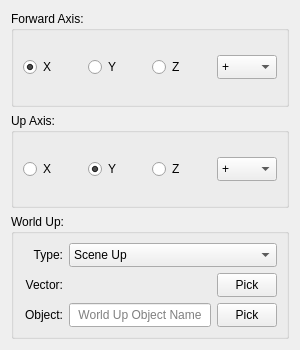
<?xml version="1.0" encoding="UTF-8"?>
<ui version="4.0">
 <class>QAimTab</class>
 <widget class="QWidget" name="QAimTab">
  <property name="geometry">
   <rect>
    <x>0</x>
    <y>0</y>
    <width>300</width>
    <height>350</height>
   </rect>
  </property>
  <property name="windowTitle">
   <string>Form</string>
  </property>
  <property name="whatsThis">
   <string>Select the node to aim then the node to target node.</string>
  </property>
  <layout class="QVBoxLayout" name="verticalLayout">
   <item>
    <widget class="QGroupBox" name="forwardAxisGroupBox">
     <property name="sizePolicy">
      <sizepolicy hsizetype="Expanding" vsizetype="Expanding">
       <horstretch>0</horstretch>
       <verstretch>0</verstretch>
      </sizepolicy>
     </property>
     <property name="title">
      <string>Forward Axis:</string>
     </property>
     <layout class="QHBoxLayout" name="forwardAxisLayout">
      <item>
       <widget class="QRadioButton" name="forwardXRadioButton">
        <property name="text">
         <string>X</string>
        </property>
        <property name="checked">
         <bool>true</bool>
        </property>
       </widget>
      </item>
      <item>
       <widget class="QRadioButton" name="forwardYRadioButton">
        <property name="text">
         <string>Y</string>
        </property>
       </widget>
      </item>
      <item>
       <widget class="QRadioButton" name="forwardZRadioButton">
        <property name="text">
         <string>Z</string>
        </property>
       </widget>
      </item>
      <item>
       <widget class="QComboBox" name="forwardAxisSignComboBox">
        <property name="sizePolicy">
         <sizepolicy hsizetype="Fixed" vsizetype="Fixed">
          <horstretch>0</horstretch>
          <verstretch>0</verstretch>
         </sizepolicy>
        </property>
        <property name="minimumSize">
         <size>
          <width>60</width>
          <height>24</height>
         </size>
        </property>
        <property name="maximumSize">
         <size>
          <width>60</width>
          <height>24</height>
         </size>
        </property>
        <property name="toolTip">
         <string>Flips the direction of the selected axis vector</string>
        </property>
        <property name="maxCount">
         <number>2</number>
        </property>
        <item>
         <property name="text">
          <string>+</string>
         </property>
        </item>
        <item>
         <property name="text">
          <string>-</string>
         </property>
        </item>
       </widget>
      </item>
     </layout>
    </widget>
   </item>
   <item>
    <widget class="QGroupBox" name="upAxisGroupBox">
     <property name="sizePolicy">
      <sizepolicy hsizetype="Expanding" vsizetype="Expanding">
       <horstretch>0</horstretch>
       <verstretch>0</verstretch>
      </sizepolicy>
     </property>
     <property name="title">
      <string>Up Axis:</string>
     </property>
     <layout class="QHBoxLayout" name="upAxisLayout">
      <item>
       <widget class="QRadioButton" name="upXRadioButton">
        <property name="text">
         <string>X</string>
        </property>
       </widget>
      </item>
      <item>
       <widget class="QRadioButton" name="upYRadioButton">
        <property name="text">
         <string>Y</string>
        </property>
        <property name="checked">
         <bool>true</bool>
        </property>
       </widget>
      </item>
      <item>
       <widget class="QRadioButton" name="upZRadioButton">
        <property name="text">
         <string>Z</string>
        </property>
       </widget>
      </item>
      <item>
       <widget class="QComboBox" name="upAxisSignComboBox">
        <property name="sizePolicy">
         <sizepolicy hsizetype="Fixed" vsizetype="Fixed">
          <horstretch>0</horstretch>
          <verstretch>0</verstretch>
         </sizepolicy>
        </property>
        <property name="minimumSize">
         <size>
          <width>60</width>
          <height>24</height>
         </size>
        </property>
        <property name="maximumSize">
         <size>
          <width>60</width>
          <height>24</height>
         </size>
        </property>
        <property name="toolTip">
         <string>Flips the direction of the selected axis vector</string>
        </property>
        <property name="maxCount">
         <number>2</number>
        </property>
        <item>
         <property name="text">
          <string>+</string>
         </property>
        </item>
        <item>
         <property name="text">
          <string>-</string>
         </property>
        </item>
       </widget>
      </item>
     </layout>
    </widget>
   </item>
   <item>
    <widget class="QGroupBox" name="worldUpGroupBox">
     <property name="sizePolicy">
      <sizepolicy hsizetype="Expanding" vsizetype="Expanding">
       <horstretch>0</horstretch>
       <verstretch>0</verstretch>
      </sizepolicy>
     </property>
     <property name="title">
      <string>World Up:</string>
     </property>
     <layout class="QVBoxLayout" name="worldUpLayout">
      <item>
       <widget class="QWidget" name="worldUpTypeWidget" native="true">
        <layout class="QHBoxLayout" name="worldUpTypeLayout">
         <property name="leftMargin">
          <number>0</number>
         </property>
         <property name="topMargin">
          <number>0</number>
         </property>
         <property name="rightMargin">
          <number>0</number>
         </property>
         <property name="bottomMargin">
          <number>0</number>
         </property>
         <item>
          <widget class="QLabel" name="worldUpTypeLabel">
           <property name="sizePolicy">
            <sizepolicy hsizetype="Fixed" vsizetype="Fixed">
             <horstretch>0</horstretch>
             <verstretch>0</verstretch>
            </sizepolicy>
           </property>
           <property name="minimumSize">
            <size>
             <width>40</width>
             <height>24</height>
            </size>
           </property>
           <property name="maximumSize">
            <size>
             <width>40</width>
             <height>24</height>
            </size>
           </property>
           <property name="text">
            <string>Type:</string>
           </property>
           <property name="alignment">
            <set>Qt::AlignRight|Qt::AlignTrailing|Qt::AlignVCenter</set>
           </property>
          </widget>
         </item>
         <item>
          <widget class="QComboBox" name="worldUpTypeComboBox">
           <property name="minimumSize">
            <size>
             <width>0</width>
             <height>24</height>
            </size>
           </property>
           <property name="maximumSize">
            <size>
             <width>16777215</width>
             <height>24</height>
            </size>
           </property>
           <property name="toolTip">
            <string>Changes the logic used to derive the world-up vector.</string>
           </property>
           <item>
            <property name="text">
             <string>Scene Up</string>
            </property>
           </item>
           <item>
            <property name="text">
             <string>Object Up</string>
            </property>
           </item>
           <item>
            <property name="text">
             <string>Object Rotation Up</string>
            </property>
           </item>
           <item>
            <property name="text">
             <string>Vector</string>
            </property>
           </item>
          </widget>
         </item>
        </layout>
       </widget>
      </item>
      <item>
       <widget class="QWidget" name="worldUpVectorWidget" native="true">
        <layout class="QHBoxLayout" name="worldUpVectorLayout">
         <property name="leftMargin">
          <number>0</number>
         </property>
         <property name="topMargin">
          <number>0</number>
         </property>
         <property name="rightMargin">
          <number>0</number>
         </property>
         <property name="bottomMargin">
          <number>0</number>
         </property>
         <item>
          <widget class="QLabel" name="worldUpVectorLabel">
           <property name="sizePolicy">
            <sizepolicy hsizetype="Fixed" vsizetype="Fixed">
             <horstretch>0</horstretch>
             <verstretch>0</verstretch>
            </sizepolicy>
           </property>
           <property name="minimumSize">
            <size>
             <width>40</width>
             <height>24</height>
            </size>
           </property>
           <property name="maximumSize">
            <size>
             <width>40</width>
             <height>24</height>
            </size>
           </property>
           <property name="text">
            <string>Vector:</string>
           </property>
           <property name="alignment">
            <set>Qt::AlignRight|Qt::AlignTrailing|Qt::AlignVCenter</set>
           </property>
          </widget>
         </item>
         <item>
          <widget class="QVectorEdit" name="worldUpVectorEdit" native="true">
           <property name="minimumSize">
            <size>
             <width>0</width>
             <height>24</height>
            </size>
           </property>
           <property name="maximumSize">
            <size>
             <width>16777215</width>
             <height>24</height>
            </size>
           </property>
          </widget>
         </item>
         <item>
          <widget class="QPushButton" name="worldUpVectorPushButton">
           <property name="sizePolicy">
            <sizepolicy hsizetype="Fixed" vsizetype="Fixed">
             <horstretch>0</horstretch>
             <verstretch>0</verstretch>
            </sizepolicy>
           </property>
           <property name="minimumSize">
            <size>
             <width>60</width>
             <height>24</height>
            </size>
           </property>
           <property name="maximumSize">
            <size>
             <width>60</width>
             <height>24</height>
            </size>
           </property>
           <property name="toolTip">
            <string>Copies the axis vector from the active selection.</string>
           </property>
           <property name="whatsThis">
            <string/>
           </property>
           <property name="text">
            <string>Pick</string>
           </property>
          </widget>
         </item>
        </layout>
       </widget>
      </item>
      <item>
       <widget class="QWidget" name="worldUpObjectWidget" native="true">
        <layout class="QHBoxLayout" name="worldUpObjectLayout">
         <property name="leftMargin">
          <number>0</number>
         </property>
         <property name="topMargin">
          <number>0</number>
         </property>
         <property name="rightMargin">
          <number>0</number>
         </property>
         <property name="bottomMargin">
          <number>0</number>
         </property>
         <item>
          <widget class="QLabel" name="worldUpObjectLabel">
           <property name="sizePolicy">
            <sizepolicy hsizetype="Fixed" vsizetype="Fixed">
             <horstretch>0</horstretch>
             <verstretch>0</verstretch>
            </sizepolicy>
           </property>
           <property name="minimumSize">
            <size>
             <width>40</width>
             <height>24</height>
            </size>
           </property>
           <property name="maximumSize">
            <size>
             <width>40</width>
             <height>24</height>
            </size>
           </property>
           <property name="text">
            <string>Object:</string>
           </property>
           <property name="alignment">
            <set>Qt::AlignRight|Qt::AlignTrailing|Qt::AlignVCenter</set>
           </property>
          </widget>
         </item>
         <item>
          <widget class="QLineEdit" name="worldUpObjectLineEdit">
           <property name="minimumSize">
            <size>
             <width>0</width>
             <height>24</height>
            </size>
           </property>
           <property name="maximumSize">
            <size>
             <width>16777215</width>
             <height>24</height>
            </size>
           </property>
           <property name="alignment">
            <set>Qt::AlignCenter</set>
           </property>
           <property name="readOnly">
            <bool>true</bool>
           </property>
           <property name="placeholderText">
            <string>World Up Object Name</string>
           </property>
          </widget>
         </item>
         <item>
          <widget class="QPushButton" name="worldUpObjectPushButton">
           <property name="sizePolicy">
            <sizepolicy hsizetype="Fixed" vsizetype="Fixed">
             <horstretch>0</horstretch>
             <verstretch>0</verstretch>
            </sizepolicy>
           </property>
           <property name="minimumSize">
            <size>
             <width>60</width>
             <height>24</height>
            </size>
           </property>
           <property name="maximumSize">
            <size>
             <width>60</width>
             <height>24</height>
            </size>
           </property>
           <property name="toolTip">
            <string>Stores a reference to the selected node as a world-up object.</string>
           </property>
           <property name="text">
            <string>Pick</string>
           </property>
          </widget>
         </item>
        </layout>
       </widget>
      </item>
     </layout>
    </widget>
   </item>
  </layout>
 </widget>
 <customwidgets>
  <customwidget>
   <class>QVectorEdit</class>
   <extends>QWidget</extends>
   <header>dcc/ui/qvectoredit.h</header>
   <container>1</container>
  </customwidget>
 </customwidgets>
 <resources/>
 <connections/>
</ui>
